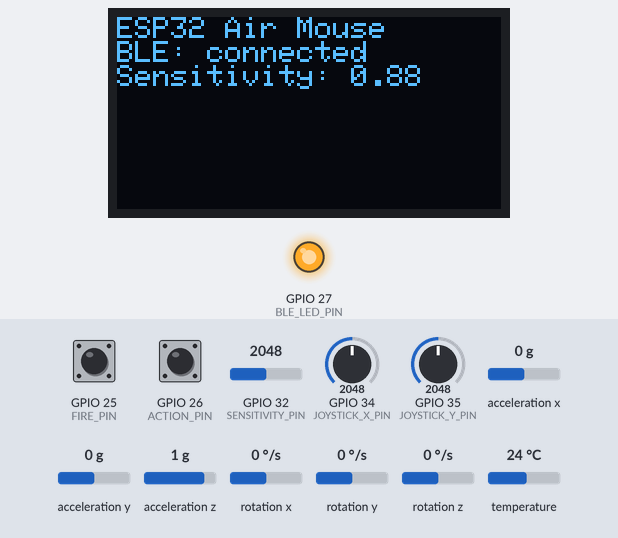
Bench run of a sketch on a simulated ESP32. Shown: 128×64 one-colour display, output pins drawn as LEDs (lit = HIGH). The test bench sets the inputs (shaded band); at power-on: GPIO 32 (SENSITIVITY_PIN) = 2048, GPIO 25 (FIRE_PIN) HIGH, GPIO 26 (ACTION_PIN) HIGH, GPIO 34 (JOYSTICK_X_PIN) = 2048, GPIO 35 (JOYSTICK_Y_PIN) = 2048, acceleration x 0 g, acceleration y 0 g, acceleration z 1 g, rotation x 0 °/s, rotation y 0 °/s, rotation z 0 °/s, temperature 24 °C. USB keyboard and mouse output is not drawn.

Above: at 1.2 s.
1.3 s: GPIO 32 (SENSITIVITY_PIN) set to 2144
2.8 s: GPIO 32 (SENSITIVITY_PIN) set to 2866
At 4.1 s:
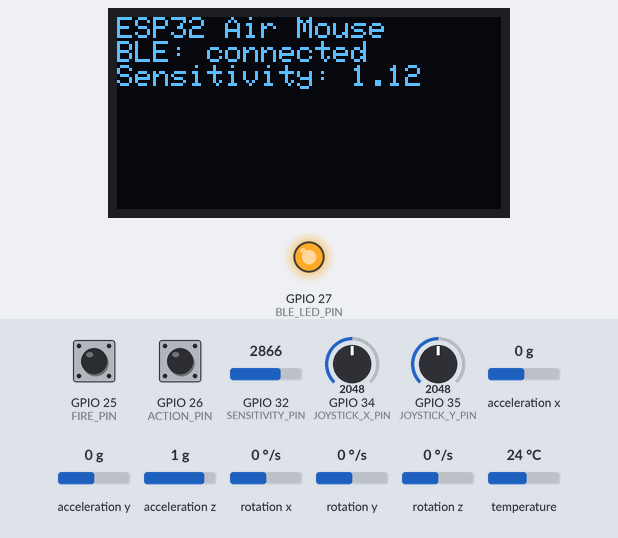
4.4 s: GPIO 32 (SENSITIVITY_PIN) set to 3972
At 5.5 s:
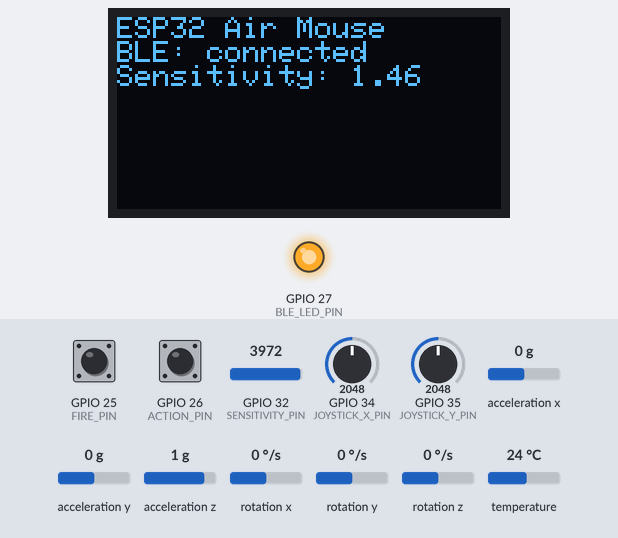
Timing chart, 0 to 7.4 s (numbered marks = the images above; inputs shaded):
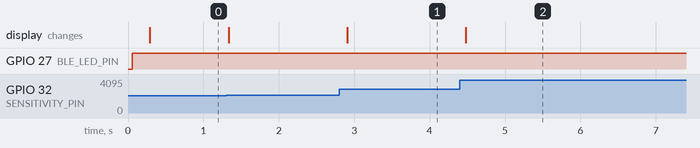

Measured:
- after the input at 2.8 s, the display: changes after 0.11 s (image 1)
- after the input at 4.4 s, the display: changes after 0.08 s (image 2)

The sketch:

ESP32_Air_Mouse.ino
```cpp
// ESP32 Air Mouse — ESP32 DevKit (30-pin)
// Direct I2C: MPU6050 + OLED share GPIO21 (SDA) and GPIO22 (SCL).

#include <Wire.h>
#include <BleMouse.h>
#include <Adafruit_MPU6050.h>
#include <Adafruit_Sensor.h>
#include <Adafruit_GFX.h>
#include <Adafruit_SSD1306.h>

constexpr uint8_t SDA_PIN = 21;
constexpr uint8_t SCL_PIN = 22;
constexpr uint8_t JOYSTICK_X_PIN = 34;
constexpr uint8_t JOYSTICK_Y_PIN = 35;
constexpr uint8_t FIRE_PIN = 25;
constexpr uint8_t ACTION_PIN = 26;
constexpr uint8_t BLE_LED_PIN = 27;
constexpr uint8_t SENSITIVITY_PIN = 32;

constexpr uint8_t OLED_ADDRESS = 0x3C;
constexpr int SCREEN_WIDTH = 128;
constexpr int SCREEN_HEIGHT = 64;
constexpr float MOTION_GAIN = 4.0f;
constexpr float MOTION_DEADBAND = 0.05f;
constexpr uint16_t LOOP_DELAY_MS = 12;

BleMouse bleMouse("ESP32 Air Mouse", "ESP32", 100);
Adafruit_MPU6050 mpu;
Adafruit_SSD1306 display(SCREEN_WIDTH, SCREEN_HEIGHT, &Wire, -1);

bool lastFirePressed = false;
bool lastActionPressed = false;
uint32_t lastDisplayUpdate = 0;

void failHard(const __FlashStringHelper *message) {
  Serial.println(message);
  while (true) {
    digitalWrite(BLE_LED_PIN, !digitalRead(BLE_LED_PIN));
    delay(250);
  }
}

void drawStatus(float sensitivity) {
  if (millis() - lastDisplayUpdate < 250) return;
  lastDisplayUpdate = millis();

  display.clearDisplay();
  display.setTextSize(1);
  display.setTextColor(SSD1306_WHITE);
  display.setCursor(0, 0);
  display.println(F("ESP32 Air Mouse"));
  display.print(F("BLE: "));
  display.println(bleMouse.isConnected() ? F("connected") : F("waiting"));
  display.print(F("Sensitivity: "));
  display.println(sensitivity, 2);
  display.display();
}

void updateButton(uint8_t pin, bool &wasPressed, uint8_t mouseButton) {
  const bool isPressed = digitalRead(pin) == LOW;
  if (!bleMouse.isConnected() || isPressed == wasPressed) {
    wasPressed = isPressed;
    return;
  }
  if (isPressed) bleMouse.press(mouseButton);
  else bleMouse.release(mouseButton);
  wasPressed = isPressed;
}

void setup() {
  Serial.begin(115200);
  pinMode(FIRE_PIN, INPUT_PULLUP);
  pinMode(ACTION_PIN, INPUT_PULLUP);
  pinMode(BLE_LED_PIN, OUTPUT);
  digitalWrite(BLE_LED_PIN, LOW);

  // Keep a single, explicit I2C controller for both modules.
  Wire.begin(SDA_PIN, SCL_PIN);
  Wire.setClock(400000);

  if (!mpu.begin(0x68, &Wire)) failHard(F("MPU6050 not found"));
  mpu.setAccelerometerRange(MPU6050_RANGE_4_G);
  mpu.setGyroRange(MPU6050_RANGE_500_DEG);
  mpu.setFilterBandwidth(MPU6050_BAND_21_HZ);

  if (!display.begin(SSD1306_SWITCHCAPVCC, OLED_ADDRESS)) {
    failHard(F("OLED not found; check 0x3C/0x3D"));
  }
  display.clearDisplay();
  display.display();

  bleMouse.begin();
}

void loop() {
  const bool connected = bleMouse.isConnected();
  digitalWrite(BLE_LED_PIN, connected ? HIGH : LOW);

  // Potentiometer determines a 0.25x–1.50x multiplier.
  const float sensitivity = 0.25f + (analogRead(SENSITIVITY_PIN) / 4095.0f) * 1.25f;
  drawStatus(sensitivity);

  updateButton(FIRE_PIN, lastFirePressed, MOUSE_LEFT);
  updateButton(ACTION_PIN, lastActionPressed, MOUSE_RIGHT);

  if (connected) {
    sensors_event_t accel, gyro, temp;
    mpu.getEvent(&accel, &gyro, &temp);

    // Gyro values are radians/s. Map pitch/yaw-rate into relative mouse motion.
    const float dx = gyro.gyro.z * MOTION_GAIN * sensitivity;
    const float dy = gyro.gyro.x * MOTION_GAIN * sensitivity;
    if (fabsf(dx) > MOTION_DEADBAND || fabsf(dy) > MOTION_DEADBAND) {
      bleMouse.move(static_cast<int8_t>(dx), static_cast<int8_t>(dy));
    }

    // Optional joystick data is read here to confirm the wired analog channels.
    // Map its behavior only after deciding the intended UI (cursor, scrolling, etc.).
    (void)analogRead(JOYSTICK_X_PIN);
    (void)analogRead(JOYSTICK_Y_PIN);
  }

  delay(LOOP_DELAY_MS);
}
```
